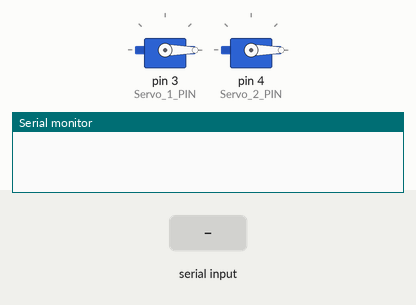
Recording of a sketch running on a simulated Arduino Uno, built with avr-gcc and run on an emulated ATmega328P. Parts: 2 × servo, the last lines printed to the serial monitor. Inputs (shaded band) come from the test bench.

Above: at 1.2 s.
1.3 s: "1" received over Serial
At 3.7 s:
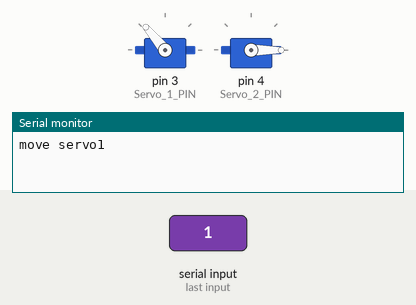
4.3 s: "2" received over Serial
At 6.8 s:
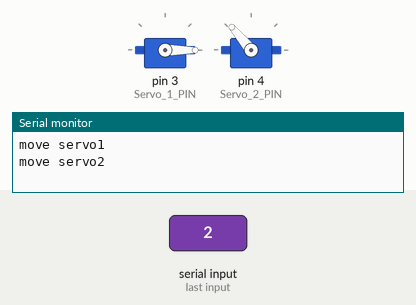
7.3 s: "1" received over Serial
At 9.5 s:
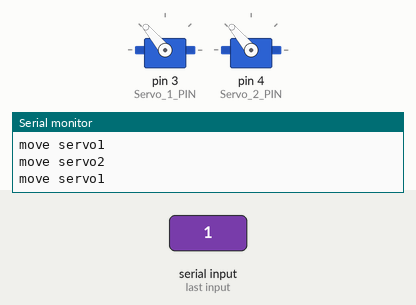
Timing chart, 0 to 13.6 s (numbered marks = the images above; inputs shaded):
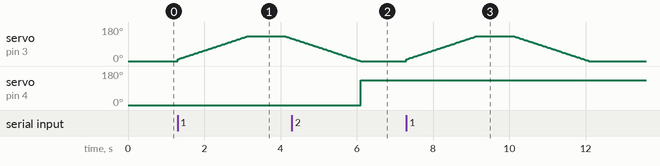

Measured:
- after the input at 1.3 s, servo on pin 3 (Servo_1_PIN): rises from 0° to 130° in 1.8 s, then falls to 119° in 1.2 s
- after the input at 4.3 s, servo on pin 4 (Servo_2_PIN): 0° → 130° after 1.8 s
- after the input at 7.3 s, servo on pin 3 (Servo_1_PIN): rises from 0° to 130° in 1.8 s, then falls to 0° in 3.0 s

The sketch:

test_serial_ino.ino
```cpp
#include <SPI.h>
#include <MFRC522.h>
#include <Servo.h>

#define RST_PIN         9          // Configurable, see typical pin layout above
#define SS_1_PIN        10         // Configurable, take a unused pin, only HIGH/LOW required, must be different to SS 2
#define SS_2_PIN        7          // Configurable, take a unused pin, only HIGH/LOW required, must be different to SS 1
#define SS_3_PIN        8

#define Servo_1_PIN     3
#define Servo_2_PIN     4

#define NR_OF_READERS   3
#define NR_OF_SERVOS    4


int DCin1Pin = 6;
int DCin2Pin = 5;
char state;
unsigned long currentMillis;
unsigned long turnedMillis;
const long interval = 7000;
int targetPos = 45;
int initPos = 0;
int pos = initPos;
int speed = 15;

byte ssPins[] = {SS_1_PIN, SS_2_PIN, SS_3_PIN};

int taggedID[] = {0, 0, 0, 0};
int servoMode[] = {0, 0, 0, 0};

MFRC522 mfrc522[NR_OF_READERS];   // Create MFRC522 instance.

Servo servo1;
Servo servo2;
Servo servo3;
Servo servo4;

void setup()
{
	Serial.begin(9600);

  servo1.attach(Servo_1_PIN);
  servo1.write(initPos);
  servo2.attach(Servo_2_PIN);
  servo2.write(initPos);
}

void loop()
{
  while (Serial.available())
  {
    char state = Serial.read();

    if (state == '0')
    {
      Serial.println("servo back to initial state");
      servo1.write(0);
    }

    if (state == '1')
    {
      Serial.println("move servo1");
      for (pos = 10; pos <= 130; pos += 1) {
        servo1.write(pos);
        delay(15);
      }
      delay(1000);
      for (pos = 130; pos >= 0; pos -= 1) {
        servo1.write(pos);
        delay(15);
      }
    }

    if (state == '2')
    {
      Serial.println("move servo2");
      servo2.write(130);
    }
  }
}
```
